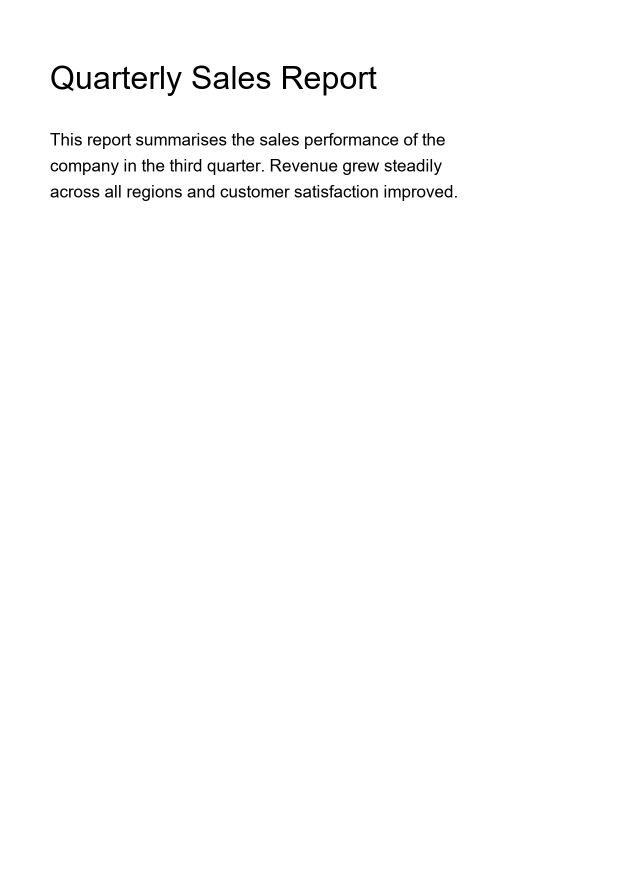
#> input picture samples/scan.png, 1240 x 1754 px (shown at 1/2 size)
$ python -i make_scan_tests.py   (imports and definitions only)
#> lines starting #> are read from the running program, lines starting #| are printed output that depends on the picture
#> further down, picture is the input picture: PIL image 1240x1754 RGB; min 0, max 255, mean 252
"""Build scanned / noisy-scanned / mixed test PDFs from an existing digital PDF in eval/.
The ground truth is the same as the source's, so the reference stays exact.

    python scripts/make_scan_tests.py
"""
from __future__ import annotations

import io
import shutil
from pathlib import Path

import numpy as np
import pymupdf
from PIL import Image, ImageFilter

EVAL = Path(__file__).resolve().parent.parent / "eval"
SRC = EVAL / "AI_agent_p1-3.pdf"
TRUTH = EVAL / "AI_agent_p1-3.pdf.truth.md"
rng = np.random.default_rng(7)


def render(page, dpi: int) -> Image.Image:
    pix = page.get_pixmap(dpi=dpi)
    return Image.frombytes("RGB", (pix.width, pix.height), pix.samples)


def make_noisy(img: Image.Image) -> Image.Image:
    """Looks like a bad phone/office scan: tilted, shadowed, grainy, blurred, JPEG-compressed."""
    img = img.rotate(1.8, resample=Image.BICUBIC, expand=True, fillcolor=(235, 235, 232))
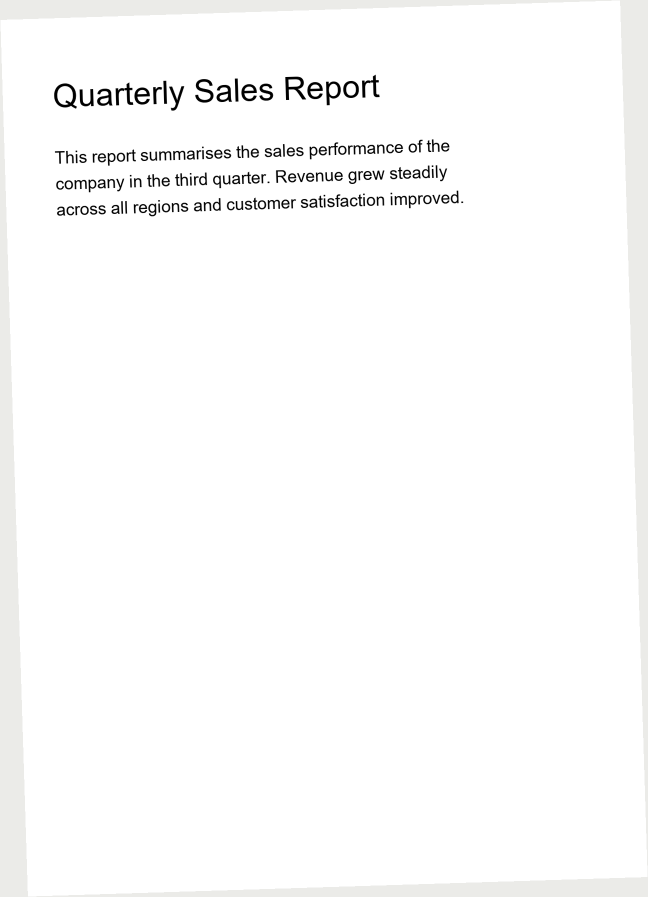
#> img: PIL image 1296x1794 RGB (shown at 1/2 size); mean R, G, B 250.8, 250.8, 250.7
    a = np.asarray(img).astype(np.float32)
    h, w, _ = a.shape
#> h = 1794; w = 1296
    shadow = np.linspace(0.86, 1.0, w)[None, :, None]           # darker on the left edge
#> shadow = 1296 values from 0.86 to 1
    a = a * shadow
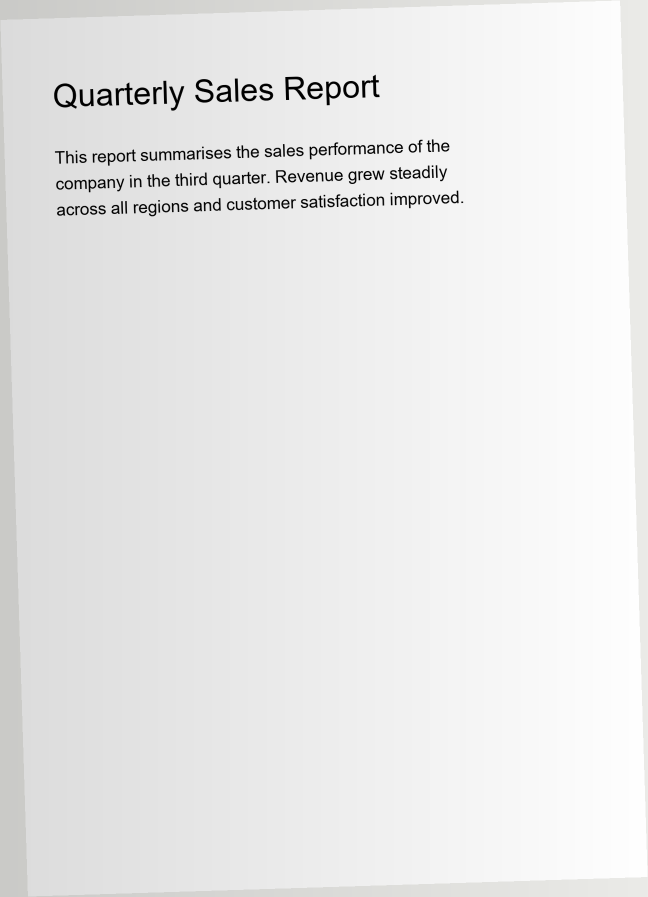
#> a: shape (1794, 1296, 3) float64 (shown at 1/2 size); mean R, G, B 233.3, 233.3, 233.2
    a += rng.normal(0, 9, a.shape)                              # grain
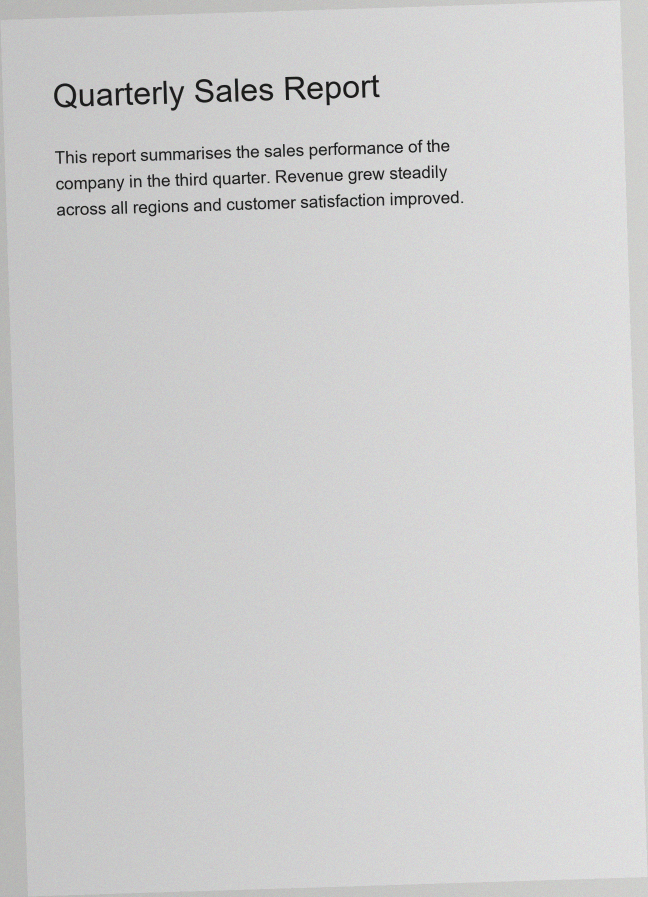
#> a: shape (1794, 1296, 3) float64 (shown at 1/2 size); mean R, G, B 233.3, 233.3, 233.2; drawn with min black and max white
    a = np.clip(a, 0, 255).astype(np.uint8)
    img = Image.fromarray(a).filter(ImageFilter.GaussianBlur(0.9))
    buf = io.BytesIO()
    img.save(buf, "JPEG", quality=55)                           # compression artefacts
    return Image.open(io.BytesIO(buf.getvalue())).convert("RGB")


def add_image_page(doc: pymupdf.Document, img: Image.Image, size) -> None:
    buf = io.BytesIO()
    img.save(buf, "JPEG", quality=85)
    page = doc.new_page(width=size.width, height=size.height)
    page.insert_image(page.rect, stream=buf.getvalue())


def main() -> None:
    src = pymupdf.open(SRC)
    outputs = {}

    clean = pymupdf.open()
    for p in src:
        add_image_page(clean, render(p, 150), p.rect)
    outputs["AI_agent_scanned_clean.pdf"] = clean

    noisy = pymupdf.open()
    for p in src:
        add_image_page(noisy, make_noisy(render(p, 150)), p.rect)
    outputs["AI_agent_scanned_noisy.pdf"] = noisy

    mixed = pymupdf.open()          # page 1 digital, page 2 scanned, page 3 digital
    mixed.insert_pdf(src, from_page=0, to_page=0)
    add_image_page(mixed, render(src[1], 150), src[1].rect)
    mixed.insert_pdf(src, from_page=2, to_page=2)
    outputs["AI_agent_mixed.pdf"] = mixed

    for name, doc in outputs.items():
        doc.save(EVAL / name)
        shutil.copy(TRUTH, EVAL / f"{name}.truth.md")
        print("wrote", name, f"({len(doc)} pages)")


# [2 lines not run here, left out]

>>> from PIL import Image
>>> picture = Image.open('../samples/scan.png')
>>> result = make_noisy(picture)
